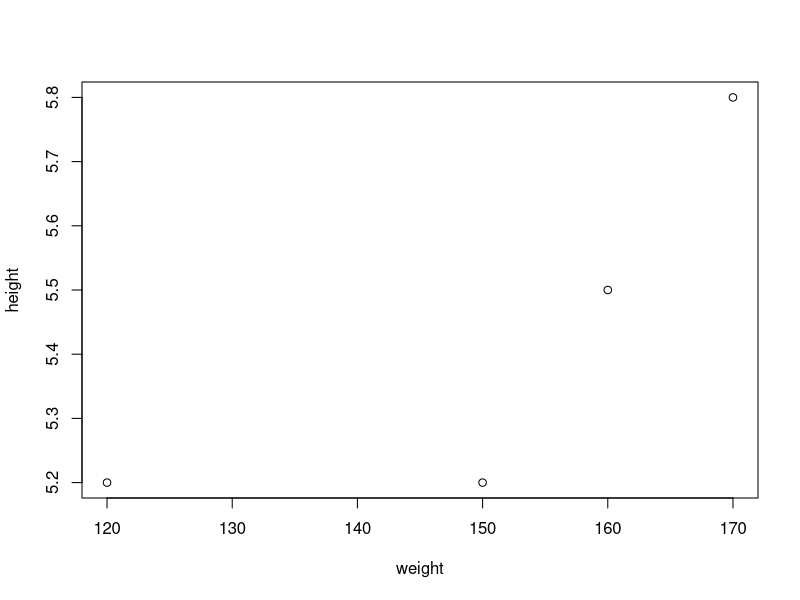
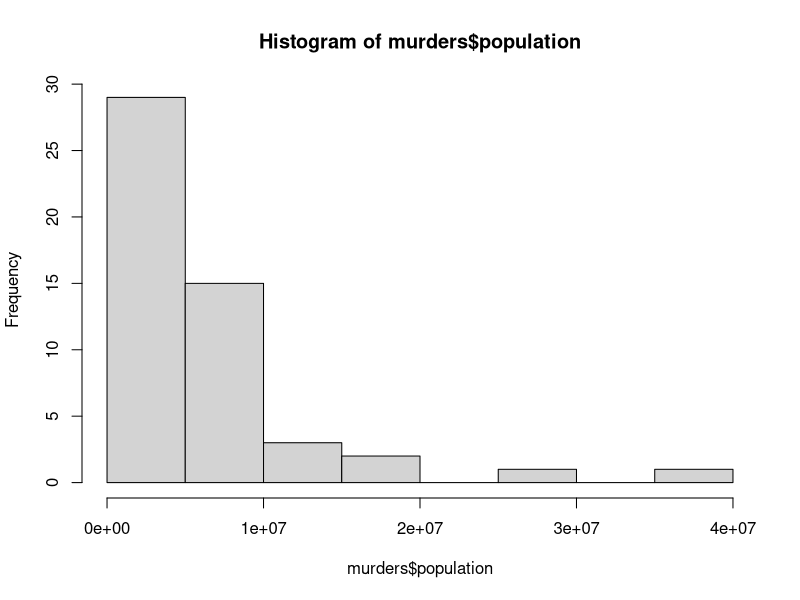
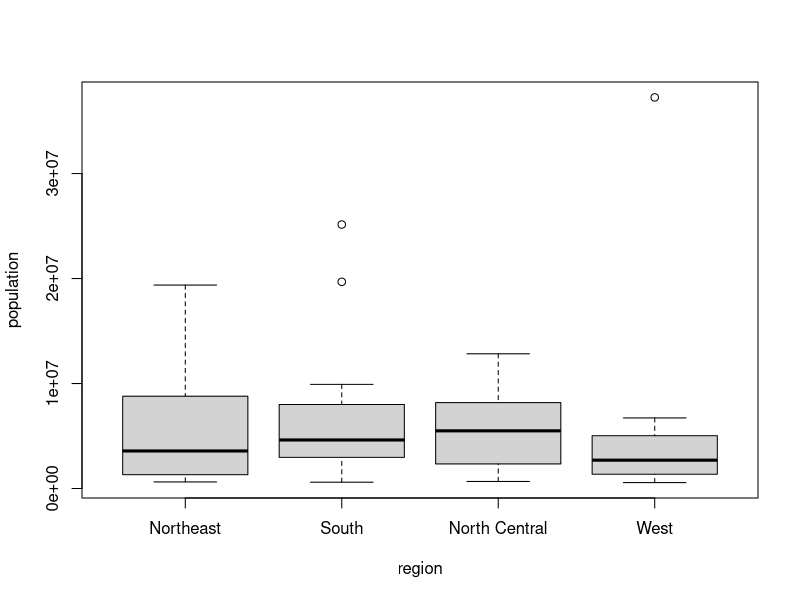

Write R code to recreate these figures, in order.
## ---- chunk 1
knitr::opts_chunk$set(echo = TRUE)
## ---- chunk 2
(0.35-0.3)/(sqrt((0.2*(1-0.4))/(50)))
## ---- chunk 3
weight<-c(150,160,170,120)
height<-c(5.2,5.5,5.8,5.2)
plot(weight,height)
## ---- chunk 4
G<-matrix(c(1,2,3,4,4,2,7,3,1,3,8,5),3,4)
G
## ---- chunk 5
G[c(2,3),]
## ---- chunk 6
G[,-2]
## ---- chunk 7
rownames(G)<-c("lions","tigers","bears")
colnames(G)<-c("pink","purple","green","gold")
## ---- chunk 8
G[c("tigers","bears"),]
## ---- chunk 9
no_bedrooms<-c(4,1,4,3,3)
location<-c("Boston","San Francisco","Hartford","Houston","Seattle")
age<-c(35,55,87,45,35)
price<-c(500000,900000,300000,280000,850000)
df<-data.frame(no_bedrooms,location,age,price)
df
## ---- chunk 10
data(mtcars)
mtcars
str(mtcars)
## ---- chunk 11
class(mtcars$mpg)
class(mtcars$cyl)
class(mtcars$disp)
class(mtcars$hp)
class(mtcars$drat)
class(mtcars$wt)
class(mtcars$qsec)
## ---- chunk 12
mean(mtcars$mpg)
median(mtcars$mpg)
sd(mtcars$mpg)
## ---- chunk 13
log_drat<-(mtcars$drat>3)
## ---- chunk 14
library(dslabs)
data(murders)
murders
## ---- chunk 15
murder_rate<-(murders$total)/(murders$population)*100000
murder_rate
low<-murder_rate<1
low
## ---- chunk 16
which(low)
## ---- chunk 17
murders$state[low]
## ---- chunk 18
murders$state[low&(murders$region=="Northeast")]
## ---- chunk 19
mean(murder_rate)
murders$state[mean(murder_rate)]
## ---- chunk 20
murders$abb
match(c("AK","MI","IA"),murders$abb)
## ---- chunk 21
murders$abb%in%c("MA","ME","MI","MO","MU")
## ---- chunk 22
!murders$abb%in%c("MA","ME","MI","MO","MU")
## ---- chunk 23
hist(murders$population)
## ---- chunk 24
boxplot(population~region,data=murders)
